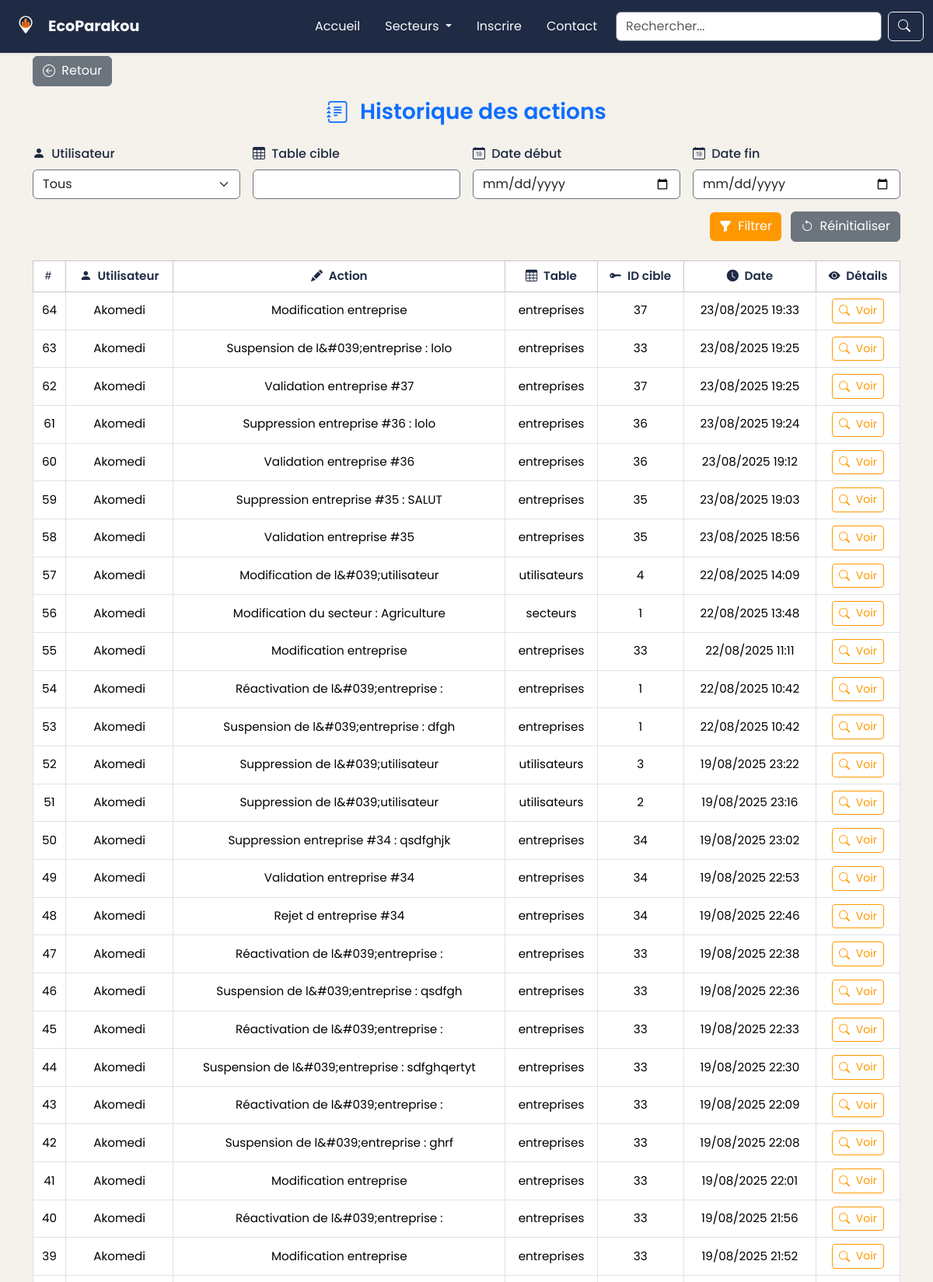
Page /admin/logs/liste_logs.php (signed in, upper part) on the committed database.
### tables this page shows
CREATE TABLE `logs_actions` (
  `id` int NOT NULL,
  `utilisateur_id` int DEFAULT NULL,
  `action` varchar(100) DEFAULT NULL,
  `table_cible` varchar(100) DEFAULT NULL,
  `cible_id` int DEFAULT NULL,
  `date_action` datetime DEFAULT CURRENT_TIMESTAMP
);

CREATE TABLE `utilisateurs` (
  `id` int NOT NULL,
  `nom` varchar(100) DEFAULT NULL,
  `email` varchar(100) DEFAULT NULL,
  `mot_de_passe` varchar(255) DEFAULT NULL,
  `role` enum('admin','moderateur') DEFAULT 'moderateur',
  `actif` tinyint(1) DEFAULT '1',
  `date_creation` datetime DEFAULT CURRENT_TIMESTAMP,
  `dernier_acces` datetime DEFAULT NULL,
  `token_invitation` varchar(64) DEFAULT NULL
);

### admin/logs/liste_logs.php (the view, shortened to what this page needs)
<?php
  require_once '../../includes/db.php';
  $filtre_table = $_GET['table'] ?? '';
  $filtre_date_debut = $_GET['date_debut'] ?? '';
  $filtre_date_fin = $_GET['date_fin'] ?? '';
  $sql = "SELECT l.*, u.nom AS utilisateur
    FROM logs_actions l
    INNER JOIN utilisateurs u ON u.id = l.utilisateur_id
  ";
  $sql .= ' ORDER BY l.date_action DESC LIMIT 100';
  $stmt = $mysqli->prepare($sql);
  $stmt->execute();
  $result = $stmt->get_result();
?>
<!DOCTYPE html>
<html lang="fr">
  <head>
    <?php include_once '../../includes/meta-head.php'; ?>
    <link rel="stylesheet" href="../../public/assets/css/liste_logs.css">
    <link rel="stylesheet" href="../../public/assets/css/header.css">
    <link rel="stylesheet" href="../../public/assets/css/footer.css">
  </head>
  <body>
    <?php include_once '../../includes/header.php'; ?>
    <main class="flex-grow-1">
      <div class="container pt-5 mt-4" style="font-family: var(--font-main); background-color: var(--color-bg); color: var(--color-text);">
        <div class="d-flex justify-content-start mb-3">
          <a href="../dashboard.php" class="btn btn-secondary">
            <i class="bi bi-arrow-left-circle me-1"></i> Retour
          </a>
        </div>
        <h3 class="text-center mb-4 text-primary" style="color: var(--color-primary);">
          <i class="bi bi-journal-text me-2"></i> Historique des actions
        </h3>
        <form method="get" class="row g-3 mb-4">
          <div class="col-md-6 col-lg-3">
            <label class="form-label"><i class="bi bi-person-fill me-1"></i> Utilisateur</label>
            <select name="utilisateur" class="form-select">
              <option value="">Tous</option>
            </select>
          </div>
          <div class="col-md-6 col-lg-3">
            <label class="form-label"><i class="bi bi-table me-1"></i> Table cible</label>
            <input type="text" name="table" class="form-control" value="<?= htmlspecialchars($filtre_table) ?>">
          </div>
          <div class="col-md-6 col-lg-3">
            <label class="form-label"><i class="bi bi-calendar-date me-1"></i> Date début</label>
            <input type="date" name="date_debut" class="form-control" value="<?= htmlspecialchars($filtre_date_debut) ?>">
          </div>
          <div class="col-md-6 col-lg-3">
            <label class="form-label"><i class="bi bi-calendar-date me-1"></i> Date fin</label>
            <input type="date" name="date_fin" class="form-control" value="<?= htmlspecialchars($filtre_date_fin) ?>">
          </div>
          <div class="col-12 text-end">
            <button type="submit" class="btn me-2 btn-accent">
              <i class="bi bi-funnel-fill me-1"></i> Filtrer
            </button>
            <a href="liste_logs.php" class="btn btn-secondary">
              <i class="bi bi-arrow-counterclockwise me-1"></i> Réinitialiser
            </a>
          </div>
        </form>
        <div class="table-responsive">
          <table class="table table-bordered table-hover bg-white align-middle">
            <thead class="table-light">
              <tr>
                <th><i class="bi bi-hash"></i></th>
                <th><i class="bi bi-person-fill"></i> Utilisateur</th>
                <th><i class="bi bi-pencil-fill"></i> Action</th>
                <th><i class="bi bi-table"></i> Table</th>
                <th><i class="bi bi-key-fill"></i> ID cible</th>
                <th><i class="bi bi-clock-fill"></i> Date</th>
                <th><i class="bi bi-eye-fill"></i> Détails</th>
              </tr>
            </thead>
            <tbody>
              <?php while ($log = $result->fetch_assoc()): ?>
                <tr>
                  <td><?= $log['id'] ?></td>
                  <td><?= htmlspecialchars($log['utilisateur'] ?? '') ?></td>
                  <td><?= htmlspecialchars($log['action']) ?></td>
                  <td><?= htmlspecialchars($log['table_cible']) ?></td>
                  <td><?= $log['cible_id'] ?></td>
                  <td><?= date('d/m/Y H:i', strtotime($log['date_action'])) ?></td>
                  <td>
                    <a href="details_logs.php?id=<?= $log['id'] ?>" class="btn btn-sm btn-outline-info">
                      <i class="bi bi-search me-1"></i> Voir
                    </a>
                  </td>
                </tr>
              <?php endwhile; ?>
            </tbody>
          </table>
        </div>
      </div>
    </main>
  </body>
</html>

### public/assets/css/style.css (style rules this page uses)
:root { --color-primary: #1F2A44; --color-accent: #FF9800; --color-bg: #F5F1EB; --color-text: #333333; --color-white: #ffffff; --color-muted: #6c757d; --color-hover: #f0f0f0; --font-main: 'Poppins', sans-serif; }
body { margin: 0; font-family: var(--font-main); background-color: var(--color-bg); color: var(--color-text); }

### public/assets/css/liste_logs.css (style rules this page uses)
:root { --color-primary: #1F2A44; --color-accent: #FF9800; --color-bg: #F5F1EB; --color-text: #333333; --color-white: #ffffff; --color-muted: #6c757d; --font-main: 'Poppins', sans-serif; }
body { background-color: var(--color-bg); color: var(--color-text); font-family: var(--font-main); margin: 0; padding: 0; }
h1, h2, h3, h4, h5 { color: var(--color-primary); font-weight: 600; }
.btn-accent { background-color: var(--color-accent); color: var(--color-white); border: none; }
.btn-outline-info { border-color: var(--color-accent); color: var(--color-accent); }
label { font-weight: 500; color: var(--color-primary); }
.form-control, .form-select { border-radius: 6px; border: 1px solid var(--color-muted); }
.table { font-size: 0.95rem; }
.table th, .table td { vertical-align: middle; text-align: center; }
.table thead th { background-color: var(--color-white); color: var(--color-primary); font-weight: 600; }
.table-responsive { overflow-x: auto; }
.bi { vertical-align: middle; margin-right: 4px; }
main { flex: 1; }

### public/assets/css/header.css (style rules this page uses)
:root { --color-primary: #1F2A44; --color-accent: #FF9800; --color-bg: #F5F1EB; --color-text: #333333; --font-main: 'Poppins', sans-serif; }
body { font-family: var(--font-main); }

### public/assets/css/footer.css (style rules this page uses)
:root { --color-primary: #1F2A44; --color-accent: #FF9800; --color-bg: #F5F1EB; --color-text: #333333; --font-main: 'Poppins', sans-serif; }
html, body { height: 100%; }
body { display: flex; flex-direction: column; }
main { flex: 1; }

### rows in the picture
logs_actions: id "64", utilisateur.nom "Akomedi", action "Modification entreprise", table_cible "entreprises", cible "37", date_action "23/08/2025 19:33"
logs_actions: id "63", utilisateur.nom "Akomedi", action "Suspension de l&#039;entreprise : lolo", table_cible "entreprises", cible "33", date_action "23/08/2025 19:25"
logs_actions: id "62", utilisateur.nom "Akomedi", action "Validation entreprise #37", table_cible "entreprises", cible "37", date_action "23/08/2025 19:25"
logs_actions: id "61", utilisateur.nom "Akomedi", action "Suppression entreprise #36 : lolo", table_cible "entreprises", cible "36", date_action "23/08/2025 19:24"
logs_actions: id "60", utilisateur.nom "Akomedi", action "Validation entreprise #36", table_cible "entreprises", cible "36", date_action "23/08/2025 19:12"
logs_actions: id "59", utilisateur.nom "Akomedi", action "Suppression entreprise #35 : SALUT", table_cible "entreprises", cible "35", date_action "23/08/2025 19:03"
logs_actions: id "58", utilisateur.nom "Akomedi", action "Validation entreprise #35", table_cible "entreprises", cible "35", date_action "23/08/2025 18:56"
logs_actions: id "57", utilisateur.nom "Akomedi", action "Modification de l&#039;utilisateur", table_cible "utilisateurs", cible "4", date_action "22/08/2025 14:09"
logs_actions: id "56", utilisateur.nom "Akomedi", action "Modification du secteur : Agriculture", table_cible "secteurs", cible "1", date_action "22/08/2025 13:48"
logs_actions: id "55", utilisateur.nom "Akomedi", action "Modification entreprise", table_cible "entreprises", cible "33", date_action "22/08/2025 11:11"
logs_actions: id "54", utilisateur.nom "Akomedi", action "Réactivation de l&#039;entreprise :", table_cible "entreprises", cible "1", date_action "22/08/2025 10:42"
logs_actions: id "53", utilisateur.nom "Akomedi", action "Suspension de l&#039;entreprise : dfgh", table_cible "entreprises", cible "1", date_action "22/08/2025 10:42"
logs_actions: id "52", utilisateur.nom "Akomedi", action "Suppression de l&#039;utilisateur", table_cible "utilisateurs", cible "3", date_action "19/08/2025 23:22"
logs_actions: id "51", utilisateur.nom "Akomedi", action "Suppression de l&#039;utilisateur", table_cible "utilisateurs", cible "2", date_action "19/08/2025 23:16"
logs_actions: id "50", utilisateur.nom "Akomedi", action "Suppression entreprise #34 : qsdfghjk", table_cible "entreprises", cible "34", date_action "19/08/2025 23:02"
logs_actions: id "49", utilisateur.nom "Akomedi", action "Validation entreprise #34", table_cible "entreprises", cible "34", date_action "19/08/2025 22:53"
logs_actions: id "48", utilisateur.nom "Akomedi", action "Rejet d entreprise #34", table_cible "entreprises", cible "34", date_action "19/08/2025 22:46"
logs_actions: id "47", utilisateur.nom "Akomedi", action "Réactivation de l&#039;entreprise :", table_cible "entreprises", cible "33", date_action "19/08/2025 22:38"
logs_actions: id "46", utilisateur.nom "Akomedi", action "Suspension de l&#039;entreprise : qsdfgh", table_cible "entreprises", cible "33", date_action "19/08/2025 22:36"
logs_actions: id "45", utilisateur.nom "Akomedi", action "Réactivation de l&#039;entreprise :", table_cible "entreprises", cible "33", date_action "19/08/2025 22:33"
logs_actions: id "44", utilisateur.nom "Akomedi", action "Suspension de l&#039;entreprise : sdfghqertyt", table_cible "entreprises", cible "33", date_action "19/08/2025 22:30"
logs_actions: id "43", utilisateur.nom "Akomedi", action "Réactivation de l&#039;entreprise :", table_cible "entreprises", cible "33", date_action "19/08/2025 22:09"
logs_actions: id "42", utilisateur.nom "Akomedi", action "Suspension de l&#039;entreprise : ghrf", table_cible "entreprises", cible "33", date_action "19/08/2025 22:08"
logs_actions: id "41", utilisateur.nom "Akomedi", action "Modification entreprise", table_cible "entreprises", cible "33", date_action "19/08/2025 22:01"
logs_actions: id "40", utilisateur.nom "Akomedi", action "Réactivation de l&#039;entreprise :", table_cible "entreprises", cible "33", date_action "19/08/2025 21:56"
logs_actions: id "39", utilisateur.nom "Akomedi", action "Modification entreprise", table_cible "entreprises", cible "33", date_action "19/08/2025 21:52"

### other values in the picture
SITE_NAME "EcoParakou"
